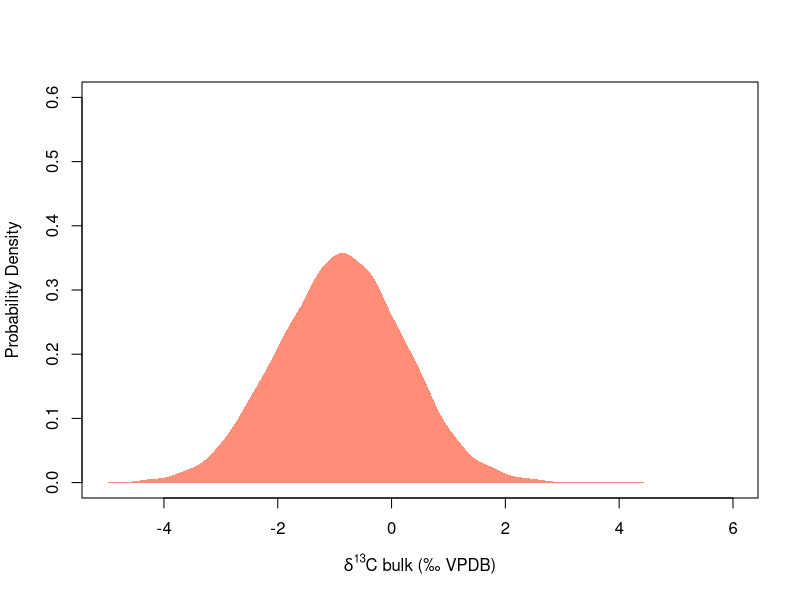
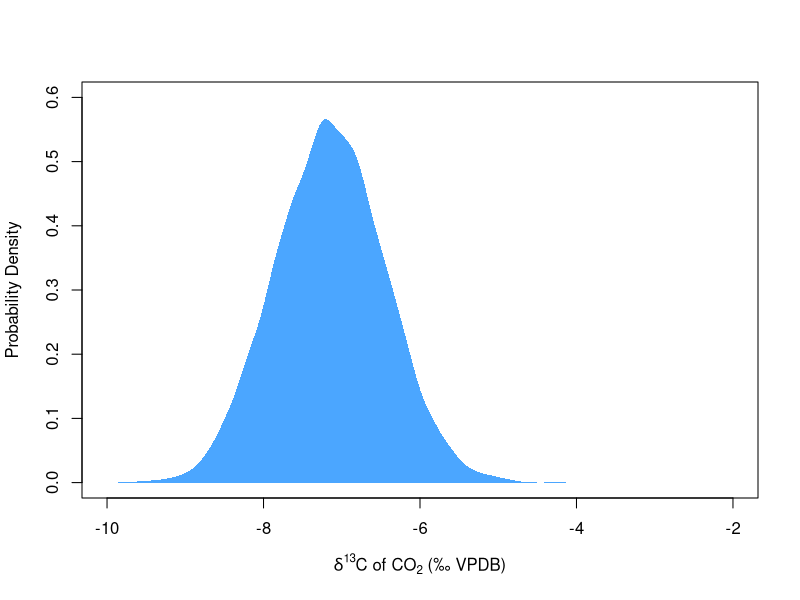

Reproduce these figures in R, in order.

# monte carlo style forward model for d13Cbulk from d13CO2 and temp


# ----- monte carlo style inverse model for d13bulk from d13CO2 and temp -----

n.iterations <- 10000
tempC.m <- 32
tempC.sd <- 3
d13CO2.m <- -9
d13CO2.sd <- 1

eps.dic_calcite <- -1

init.vec <- vector("numeric", n.iterations)
cc_co2_coeff1 <- init.vec
cc_co2_constant1 <- init.vec
tempC <- init.vec
d13CO2 <- init.vec
eps.cc_co2_surf <- init.vec
d13Cbulk <- init.vec

for (i in 1:n.iterations){
  
  cc_co2_coeff1[i] <- rnorm(1, mean = 0.12, sd = 0.01)
  cc_co2_constant1[i] <- rnorm(1, mean = 11.98, sd = 0.13)
  tempC[i] <- rnorm(1, mean = tempC.m, sd = tempC.sd)
  d13CO2[i] <- rnorm(1, mean = d13CO2.m, sd = d13CO2.sd)
  
  # Romanek et al. (1992)
  eps.cc_co2_surf[i] <- cc_co2_constant1[i] - cc_co2_coeff1[i]*tempC[i]
  d13Cbulk[i] <- d13CO2[i] + eps.cc_co2_surf[i]
  
}


print(mean(d13Cbulk))
print(sd(d13Cbulk))

plot(x = c(-5,6), y =c(0,0.6), col= NULL, xlab = expression(paste(delta^{13}, "C bulk (\u2030 VPDB)")),
     ylab = "Probability Density")
polygon(density(d13Cbulk),
        col = adjustcolor("coral1", alpha.f = 0.80), border = NA, title = NULL)




# ----- monte carlo style inverse model for d13CO2 from d13Cbulk and temp -----

n.iterations <- 10000
tempC.m <- 32
tempC.sd <- 3
d13Cbulk.m <- 1
d13Cbulk.sd <- 0.5

eps.dic_calcite <- -1

init.vec <- vector("numeric", n.iterations)
cc_co2_coeff1 <- init.vec
cc_co2_constant1 <- init.vec
tempC <- init.vec
d13CO2 <- init.vec
eps.cc_co2_surf <- init.vec
d13Cbulk <- init.vec

for (i in 1:n.iterations){

  cc_co2_coeff1[i] <- rnorm(1, mean = 0.12, sd = 0.01)
  cc_co2_constant1[i] <- rnorm(1, mean = 11.98, sd = 0.13)
  tempC[i] <- rnorm(1, mean = tempC.m, sd = tempC.sd)
  d13Cbulk[i] <- rnorm(1, mean = d13Cbulk.m, sd = d13Cbulk.sd)
  
  # Romanek et al. (1992)
  eps.cc_co2_surf[i] <- cc_co2_constant1[i] - cc_co2_coeff1[i]*tempC[i]
  d13CO2[i] <- d13Cbulk[i] - eps.cc_co2_surf[i]
  
  
}

print(mean(d13Cbulk))
print(sd(d13Cbulk))

plot(x = c(-10,-2), y =c(0,0.6), col= NULL, xlab = expression(paste(delta^{13}, 
    "C of ",CO[2]," (\u2030 VPDB)")), ylab = "Probability Density")
polygon(density(d13CO2),
        col = adjustcolor("dodgerblue", alpha.f = 0.80), border = NA, title = NULL)


